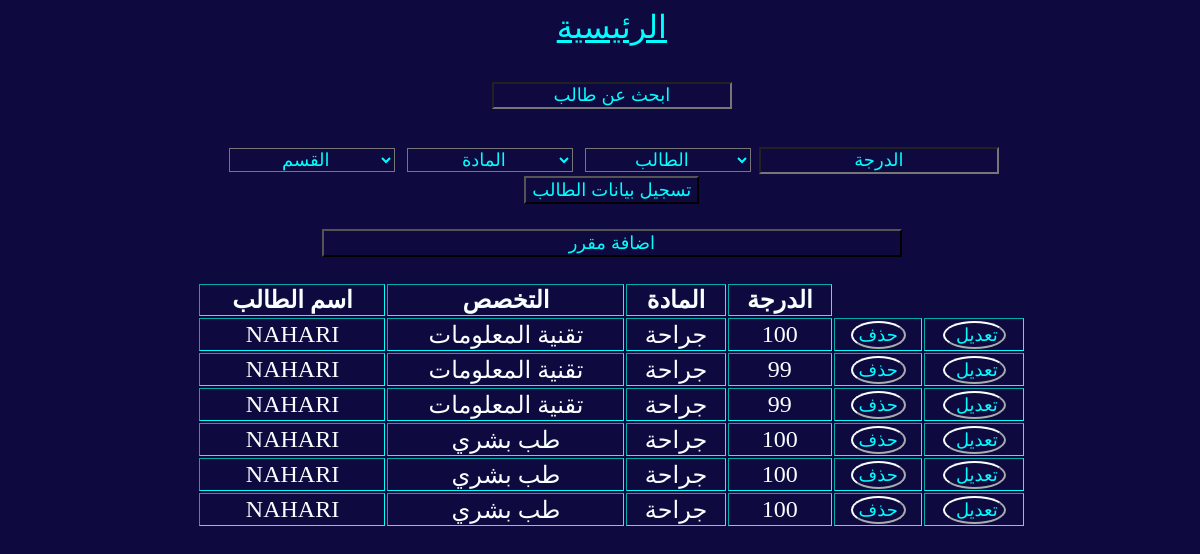
/kntrol.php, run on the app's committed database.
### tables this page shows
CREATE TABLE `grades` (
  `id` int(11) NOT NULL,
  `stu_id` int(11) DEFAULT NULL,
  `sub_id` int(11) DEFAULT NULL,
  `gradeis` int(11) DEFAULT NULL,
  `spe_id` int(11) DEFAULT NULL
);

CREATE TABLE `students` (
  `id` int(11) NOT NULL,
  `namestu` varchar(50) NOT NULL,
  `password` varchar(11) NOT NULL,
  `spe_id` int(11) NOT NULL,
  `un_number` int(11) NOT NULL,
  `level` int(11) NOT NULL,
  `un_id` int(11) NOT NULL
);

CREATE TABLE `specia` (
  `id` int(11) NOT NULL,
  `namespe` varchar(50) DEFAULT NULL,
  `col_id` int(11) DEFAULT NULL
);

CREATE TABLE `subjects` (
  `id` int(11) NOT NULL,
  `namesub` varchar(50) DEFAULT NULL,
  `spe_id` int(11) DEFAULT NULL
);

### kntrol.php (the view, shortened to what this page needs)
<?php
include('conn.php');
?>
<!DOCTYPE html>
<html lang="en">
<head>
    <link rel="stylesheet" href="Mystyle3.css">
</head>
<body>
<div >
      <a href="index.php">الرئيسية</a>
      </div
      <br>
      <div class="inputserch">
    <form method="POST">
        <input  name="se" type="text" placeholder="ابحث عن طالب">
    </form>
</div>
    <div>
    <form method="post">
        <select name="spe_id">
            <option value="">القسم</option>
        </select>
        <select name="sub_id">
            <option value="">المادة</option>
        </select>
        <select name="stu_id">
            <option value="">الطالب</option>
        </select>
        <input type="text" name="gradeis" placeholder="الدرجة">
        <input  name='add' type="submit" value="تسجيل بيانات الطالب">
    </form>
    <a href="sub.php"><input  class="inputserch" type="button" value = "اضافة مقرر"></a>
    </div>
    <div class="content">
    <table border="1">
        <th>اسم الطالب</th>
        <th>التخصص</th>
        <th>المادة</th>
        <th>الدرجة</th>
        <tbody>
    </div>
    <?php
     $_select = mysqli_query($conn, "SELECT grades.id , students.namestu ,subjects.namesub,grades.gradeis,specia.namespe FROM students INNER JOIN grades ON students.id = grades.stu_id
     INNER JOIN subjects ON grades.sub_id = subjects.id INNER JOIN specia ON students.spe_id = specia.id ");
            if (isset($_POST['se'])) {
                $name = $_POST['se'];
                    $select = mysqli_query($conn, "SELECT grades.id, students.namestu ,subjects.namesub,grades.gradeis,specia.namespe FROM students INNER JOIN grades ON students.id = grades.stu_id
                    INNER JOIN subjects ON grades.sub_id = subjects.id INNER JOIN specia ON students.spe_id = specia.id where students.namestu like '%$name%'");
                    while ($row = mysqli_fetch_array($select)) {
                        echo '<tr>';
                        echo '<td>' .$row['namestu']. '</td>';
                        echo '<td>' . $row['namespe'] . '</td>';
                        echo '<td>' . $row['namesub'] . '</td>';
                        echo '<td>' . $row['gradeis'] . '</td>';
                        echo '<td><form method="post"><input type="hidden" name="idel" value="' . $row['id'] . '"><input name="delet" type="submit" value="حذف"></form></td>';
                        echo '<td><form method="post"><input type="hidden" name="idup" value="' . $row['id'] . '"><input name="upd" type="submit" value=" تعديل"></form></td>';
                        echo '<tr>'; }
                    }
                else {
               while ( $row = mysqli_fetch_array($_select))
               {  echo '<td>' .$row['namestu']. '</td>';
                   echo '<td>' . $row['namespe'] . '</td>';
                   echo '<td>' . $row['namesub'] . '</td>';
                   echo '<td>' . $row['gradeis'] . '</td>';
                   echo '<td><form method="post"><input type="hidden" name="idel" value="' . $row['id'] . '"><input name="delet" type="submit" value="حذف"></form></td>';
                        echo '<td><form method="post"><input type="hidden" name="idup" value="' . $row['id'] . '"><input name="upd" type="submit" value=" تعديل"></form></td>';
                   echo '<tr>'; }
                }
?>
        </body>
        </html>

### Mystyle3.css (style rules this page uses)
body { background-color: #0e0a40; }
div { display: inline-block; width: 70%; text-align: center; margin-left: 16%; }
div a { color: aqua; font-size: xx-large; text-align: center; }
.inputserch { margin-top: 3%; margin-bottom: 3%; width: 70%; }
div form select { background-color: inherit; width: 20%; height: 20%; font-size:large; margin: 0.5% 0.5%; color: aqua; text-align: center; }
div form select option { background-color: midnightblue; color: aqua; border-color: aqua; }
::placeholder { color: aqua; background-color: inherit; text-align: center; }
div form input[type=Number] , div form input[type=password] , div form input[type=text] , div form input[type=submit], input[type=Button] { background-color: inherit; color: aqua; font-size:large; text-align: center; }
table { width: 100%; border: cyan; text-align: center; color: rgb(248, 255, 255); margin-bottom: 5%; }
th { font-size:x-large; }
td { font-size:x-large; }
td form input { background-color: inherit; text-align: center; color: rgb(248, 255, 255); border-color: rgb(248, 255, 255); border-radius: 81%; font-size:x-large; }

### data on the page
grades: stu.namestu "NAHARI", spe.namespe "تقنية المعلومات", sub.namesub "جراحة", gradeis "100"
grades: stu.namestu "NAHARI", spe.namespe "تقنية المعلومات", sub.namesub "جراحة", gradeis "99"
grades: stu.namestu "NAHARI", spe.namespe "تقنية المعلومات", sub.namesub "جراحة", gradeis "99"
grades: stu.namestu "NAHARI", specia.namespe "طب بشري", sub.namesub "جراحة", gradeis "100"
grades: stu.namestu "NAHARI", specia.namespe "طب بشري", sub.namesub "جراحة", gradeis "100"
grades: stu.namestu "NAHARI", specia.namespe "طب بشري", sub.namesub "جراحة", gradeis "100"
